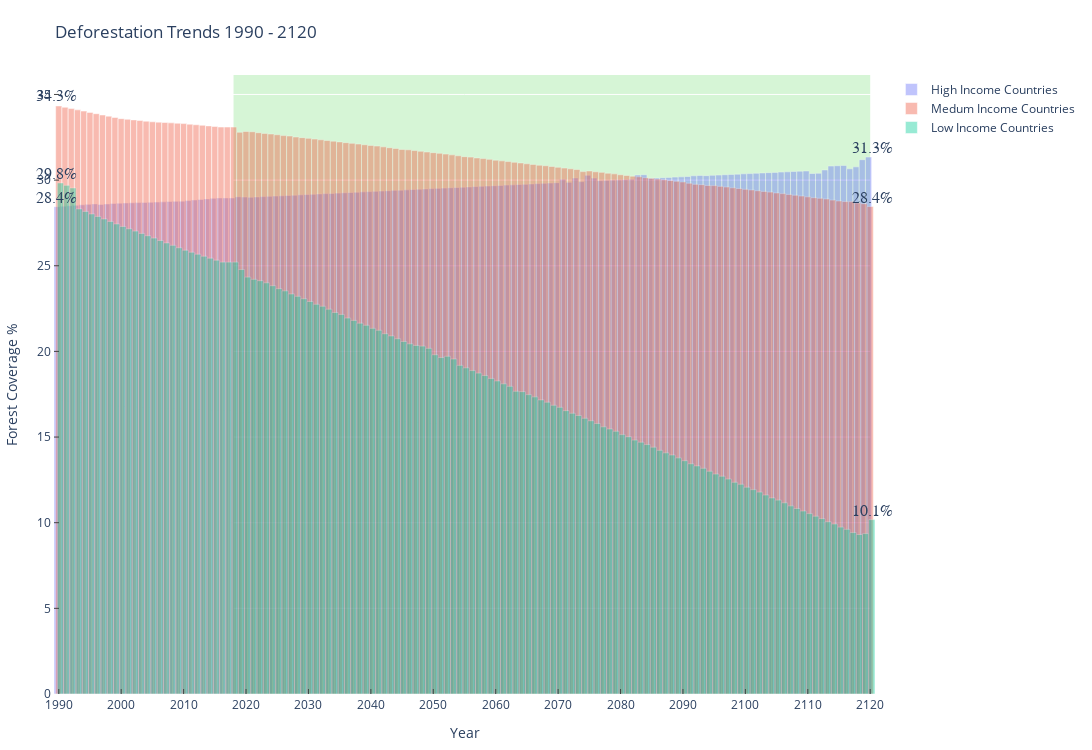

This figure's notebook cell:
### Code cell
# plotly chart set up.
configure_plotly_browser_state()
init_notebook_mode(connected=True)
trace0 = go.Bar(
    x=df_pred[df_pred['Country Code'] == 'HIC']['Year'],
    y=list(df_pred[df_pred['Country Code'] == 'HIC']['Forest area (% of land area)']),
    name="High Income Countries",
    width = 1,
    marker_line_color='#ffffff'
)
trace1 = go.Bar(
    x=df_pred[df_pred['Country Code'] == 'MIC']['Year'],
    y=list(df_pred[df_pred['Country Code'] == 'MIC']['Forest area (% of land area)']),
    name="Medum Income Countries",
    width = 1,
    marker_line_color='#ffffff'
)
trace2 = go.Bar(
    x=df_pred[df_pred['Country Code'] == 'LIC']['Year'],
    y=list(df_pred[df_pred['Country Code'] == 'LIC']['Forest area (% of land area)']),
    name="Low Income Countries",
    width = 1,
    marker_line_color='#ffffff'
)
data = [trace0, trace1, trace2]

layout = go.Layout(title="Deforestation Trends 1990 - 2120",
                  yaxis=dict(title="Forest Coverage %", ticks="inside", nticks=12, showline=True, linewidth=1, mirror=True,
                              zeroline=False),
                  xaxis=dict(title="Year", ticks="inside", nticks=20, showline=True, linewidth=1, mirror=True,
                             zeroline=False
                              ),
                  margin=dict(l=20, r=20, t=75, b=20),
                  
                  paper_bgcolor="white",
                  plot_bgcolor='white',
                  autosize=False,
                  height=750,
                  width=2000,
                  shapes=[
        dict(
            type="rect",
            xref="x",
            yref="paper",
            x0="2018",
            y0=0,
            x1="2120",
            y1=1,
            fillcolor="limegreen",
            opacity=0.2,
            layer="below",
            line_width=0,
        )
    ]                                    
      )

labels = ['HIC', 'MIC', 'LIC']
x_data = np.vstack((np.arange(1990, 2120),)*4)
colors = ['#006aff', '#ed1822', '#db21a0']
y_data = np.array([
    [28.4, 31.3],
    [34.3, 28.4],
    [29.8, 10.1],
    ])
annotations = []
for y_trace, label, color in zip(y_data, labels, colors):
    annotations.append(dict(xref='paper', x=0.03, y=y_trace[0],
                                  xanchor='right', yanchor='bottom',
                                  text=' {}%'.format(y_trace[0]),
                                  font=dict(family='Arial',
                                            size=16),                                   
                                  showarrow=False))
    annotations.append(dict(xref='paper', x=0.97, y=y_trace[1],
                                  xanchor='left', yanchor='bottom',
                                  text='{}%'.format(y_trace[1]),
                                  font=dict(family='Arial',
                                            size=16),
                                  showarrow=False))
fig = go.Figure(data=data, layout=layout)
fig.update_traces(opacity=0.4)
fig.update_layout(annotations=annotations)
fig.show()

### Figure 1 — Plotly figure (JSON) as saved in the notebook; plotly's stock layout.template omitted (floating-point values rounded to 4 significant figures; data arrays with more than 128 entries replaced by an {"elided": "..."} marker saying what was removed)
{"data": [{"opacity": 0.4, "name": "High Income Countries", "y": {"elided": "131 float values"}, "width": 1, "marker": {"line": {"color": "#ffffff"}}, "x": {"elided": "131 int values"}, "type": "bar"}, {"opacity": 0.4, "name": "Medum Income Countries", "y": {"elided": "131 float values"}, "width": 1, "marker": {"line": {"color": "#ffffff"}}, "x": {"elided": "131 int values"}, "type": "bar"}, {"opacity": 0.4, "name": "Low Income Countries", "y": {"elided": "131 float values"}, "width": 1, "marker": {"line": {"color": "#ffffff"}}, "x": {"elided": "131 int values"}, "type": "bar"}], "layout": {"autosize": false, "xaxis": {"title": {"text": "Year"}, "ticks": "inside", "mirror": true, "zeroline": false, "showline": true, "nticks": 20, "linewidth": 1}, "title": {"text": "Deforestation Trends 1990 - 2120"}, "paper_bgcolor": "white", "plot_bgcolor": "white", "yaxis": {"title": {"text": "Forest Coverage %"}, "ticks": "inside", "mirror": true, "zeroline": false, "showline": true, "nticks": 12, "linewidth": 1}, "height": 750, "shapes": [{"opacity": 0.2, "layer": "below", "xref": "x", "yref": "paper", "fillcolor": "limegreen", "y1": 1, "y0": 0, "line": {"width": 0}, "x1": "2120", "type": "rect", "x0": "2018"}], "width": 2000, "margin": {"r": 20, "b": 20, "l": 20, "t": 75}, "annotations": [{"yanchor": "bottom", "xref": "paper", "xanchor": "right", "text": " 28.4%", "y": 28.4, "x": 0.03, "font": {"family": "Arial", "size": 16}, "showarrow": false}, {"yanchor": "bottom", "xref": "paper", "xanchor": "left", "text": "31.3%", "y": 31.3, "x": 0.97, "font": {"family": "Arial", "size": 16}, "showarrow": false}, {"yanchor": "bottom", "xref": "paper", "xanchor": "right", "text": " 34.3%", "y": 34.3, "x": 0.03, "font": {"family": "Arial", "size": 16}, "showarrow": false}, {"yanchor": "bottom", "xref": "paper", "xanchor": "left", "text": "28.4%", "y": 28.4, "x": 0.97, "font": {"family": "Arial", "size": 16}, "showarrow": false}, {"yanchor": "bottom", "xref": "paper", "xanchor": "right", "text": " 29.8%", "y": 29.8, "x": 0.03, "font": {"family": "Arial", "size": 16}, "showarrow": false}, {"yanchor": "bottom", "xref": "paper", "xanchor": "left", "text": "10.1%", "y": 10.1, "x": 0.97, "font": {"family": "Arial", "size": 16}, "showarrow": false}]}}
